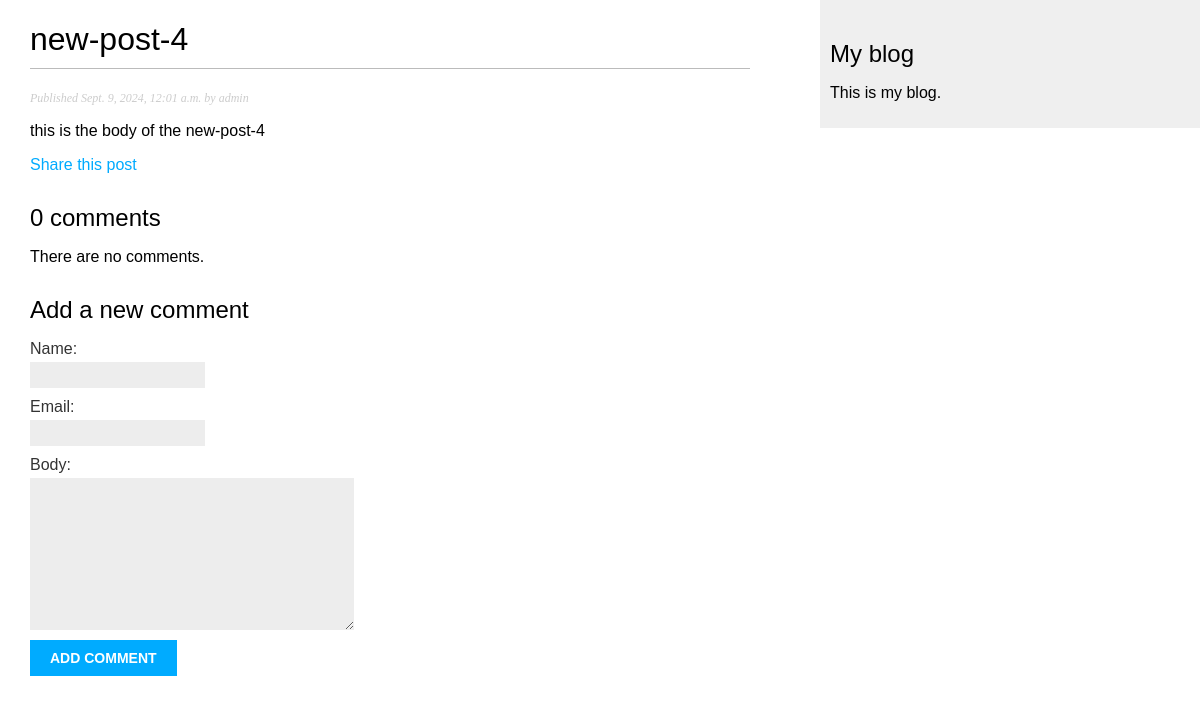
The page /blog/2024/9/9/new-post-4/ on the database as committed earlier.
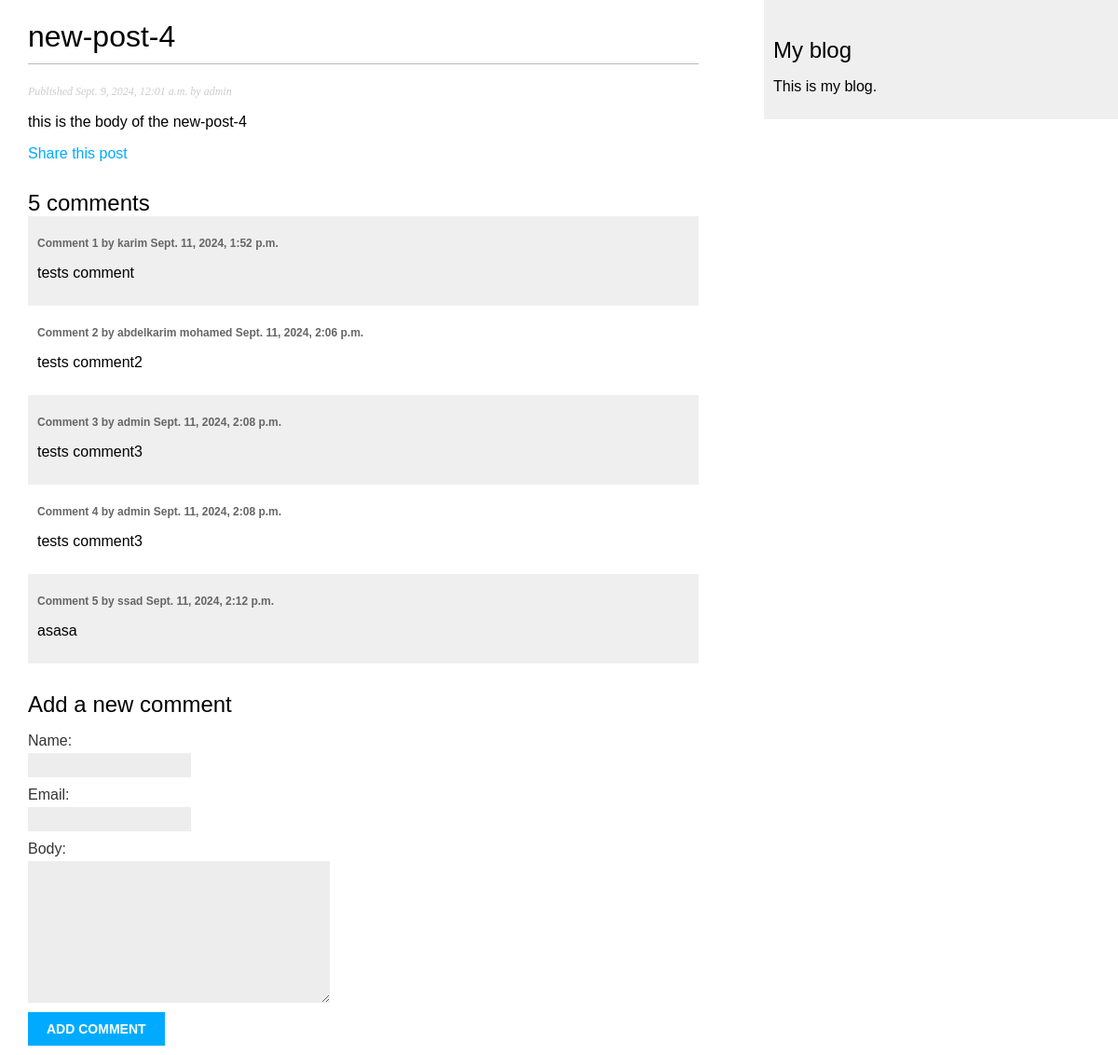
The same page on the database as committed later.
### blog/models.py (models this page shows, shortened)
class Comment(models.Model):
    post=models.ForeignKey(Post,on_delete=models.CASCADE,related_name='comments')
    name=models.CharField(max_length=80)
    email=models.EmailField()
    body=models.TextField()
    created=models.DateTimeField(auto_now_add=True)
    updated=models.DateTimeField(auto_now=True)
    active=models.BooleanField(default=True)
    class Meta:
        ordering=['created']
        indexes=[
            models.Index(fields=['created']),
        ]

### blog/views.py (the view)
# urls.py: path('<int:year>/<int:month>/<int:day>/<slug:post>/',views.post_detail, name='post_detail'),
def post_detail(request,year,month,day,post):
    post=get_object_or_404(Post, status=Post.Status.PUBLISHED,
                           slug=post,
                           publish__year=year,
                           publish__month=month,
                           publish__day=day,
                           )
    comments=post.comments.filter(active=True)
    form=CommentForm()
    return render(request,'blog/post/detail.html',{'post':post,'form':form,'comments':comments})

### blog/forms.py
class CommentForm(forms.ModelForm):
    class Meta:
        model=Comment
        fields=['name','email','body']

### blog/templates/blog/post/detail.html (shortened to what this page needs)
{% extends "blog/base.html" %}
{% block content %}
<h1>{{ post.title }}</h1>
<p class="date">
    Published {{ post.publish }} by {{ post.author }}
</p>
{{ post.body|linebreaks }}
<p>
    <a href="{% url 'blog:post_share' post.id %}">
        Share this post
    </a>
</p>
{% with comments.count as total_comments %}
<h2>
    {{ total_comments }} comment{{ total_comments|pluralize }}
</h2>
{% endwith %}
{% for comment in comments %}
<div class="comment">
    <p class="info">
        Comment {{ forloop.counter }} by {{ comment.name }}
        {{ comment.created }}
    </p>
    {{ comment.body|linebreaks }}
</div>
{% empty %}
<p>There are no comments.</p>
{% endfor %}
{% include "blog/post/includes/comment_form.html" %}
{% endblock %}

Rows that differ between the two databases and show on the page:
added Comment: name "karim", created "Sept. 11, 2024, 1:52 p.m.", body "tests comment"
added Comment: name "abdelkarim mohamed", created "Sept. 11, 2024, 2:06 p.m.", body "tests comment2"
added Comment: name "admin", created "Sept. 11, 2024, 2:08 p.m.", body "tests comment3"
added Comment: name "admin", created "Sept. 11, 2024, 2:08 p.m.", body "tests comment3"
added Comment: name "ssad", created "Sept. 11, 2024, 2:12 p.m.", body "asasa"
Other text that changed with them:
{{ total_comments }}: "0" → "5"
text no longer shown: "There are no comments."
